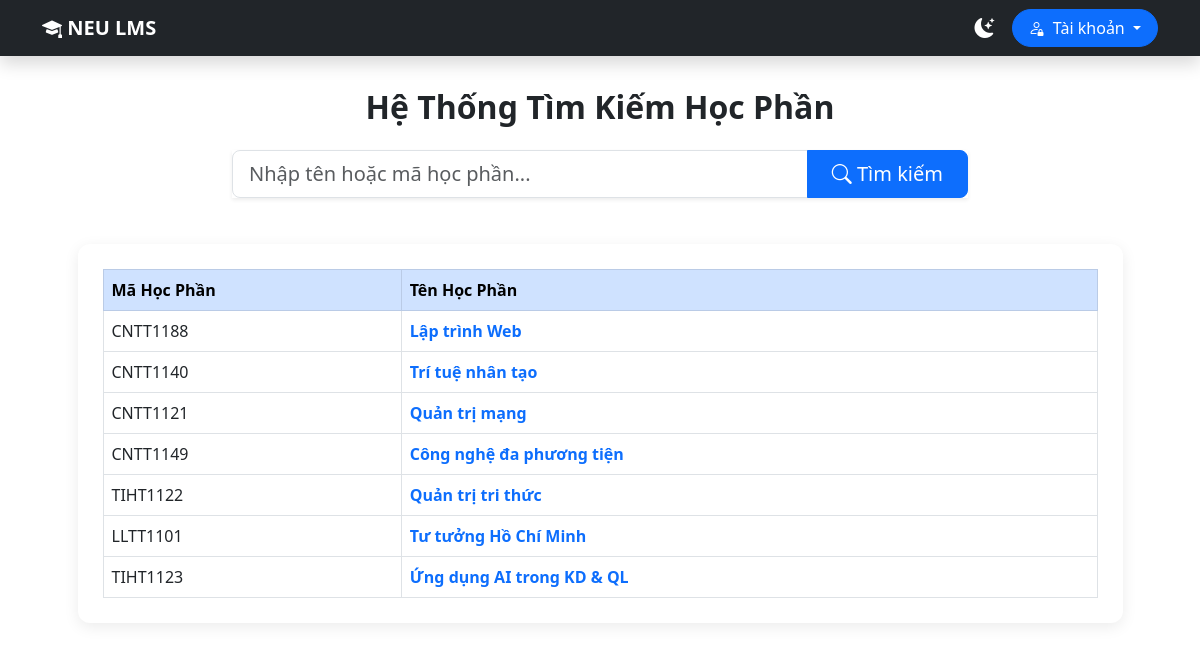
Screenshot of /search with the database file from the repository.
### tables this page shows
CREATE TABLE HocPhan (
    MaHocPhan TEXT PRIMARY KEY,
    TenHocPhan TEXT NOT NULL,
    SoTinChi INTEGER,
    GhiChu TEXT
);

### main.py (the view)
@app.route('/', methods=['GET', 'POST'])
@app.route('/search', methods=['GET', 'POST'])
def index():
    search_text = request.form.get('searchInput', '') if request.method == 'POST' else ""
    courses = []
    with get_db_connection() as conn:
        if search_text:
            query = "SELECT MaHocPhan, TenHocPhan FROM HocPhan WHERE TenHocPhan LIKE ? OR MaHocPhan LIKE ?"
            courses = conn.execute(query, (f'%{search_text}%', f'%{search_text}%')).fetchall()
        else:
            courses = conn.execute("SELECT * FROM HocPhan").fetchall()
    return render_template('Search.html', search_text=search_text, courses=courses)

### main.py (called while the page is built)
def get_db_connection():
    conn = sqlite3.connect(DB_PATH)
    conn.row_factory = sqlite3.Row
    return conn

### templates/Search.html (shortened to what this page needs)
{% extends "layout.html" %}
{% block content %}
<div class="container">
    <div class="row justify-content-center search-container">
        <div class="col-md-8 text-center">
            <h2 class="fw-bold text-body mb-4">Hệ Thống Tìm Kiếm Học Phần</h2>
            <form action="/search" method="POST" class="input-group mb-3 shadow-sm">
                <input type="text"
                       name="searchInput"
                       class="form-control form-control-lg"
                       placeholder="Nhập tên hoặc mã học phần..."
                       value="{{ search_text }}">
                <button class="btn btn-primary btn-lg px-4" type="submit">
                    <i class="bi bi-search"></i> Tìm kiếm
                </button>
            </form>
        </div>
    </div>
    <div class="row justify-content-center">
        <div class="col-md-11 table-container">
            {% if courses %}
                <div class="table-responsive">
                    <table class="table table-hover table-bordered align-middle mb-0">
                        <thead class="table-primary">
                            <tr>
                                <th scope="col" style="width: 30%;">Mã Học Phần</th>
                                <th scope="col" style="width: 70%;">Tên Học Phần</th>
                            </tr>
                        </thead>
                        <tbody>
                            {% for course in courses %}
                            <tr>
                                <td>{{ course.MaHocPhan }}</td>
                                <td>
                                    <a href="/course/{{ course.MaHocPhan }}" class="text-decoration-none fw-bold text-primary">
                                        {{ course.TenHocPhan }}
                                    </a>
                                </td>
                            </tr>
                            {% endfor %}
                        </tbody>
                    </table>
                </div>
            {% else %}
                <div class="alert alert-info text-center py-4 mb-0">
                    <i class="bi bi-exclamation-circle fs-4 d-block mb-2"></i>
                    Không tìm thấy dữ liệu phù hợp hoặc cơ sở dữ liệu đang trống.
                </div>
            {% endif %}
        </div>
    </div>
</div>
{% endblock %}

### templates/layout.html (style rules this page uses)
:root { --primary-color: #0d6efd; }
body { font-family: 'Segoe UI', sans-serif; transition: background-color 0.3s ease, color 0.3s ease; }
.table-container, .course-header, .lesson-item { background-color: var(--bs-body-bg); color: var(--bs-body-color); }

### templates/Search.html (style rules this page uses)
.search-container { margin-top: 30px; margin-bottom: 30px; }
.table-container { background: white; padding: 25px; border-radius: 12px; box-shadow: 0 4px 15px rgba(0,0,0,0.08); }

### rows the page displays
HocPhan: MaHocPhan "CNTT1188", TenHocPhan "Lập trình Web"
HocPhan: MaHocPhan "CNTT1140", TenHocPhan "Trí tuệ nhân tạo"
HocPhan: MaHocPhan "CNTT1121", TenHocPhan "Quản trị mạng"
HocPhan: MaHocPhan "CNTT1149", TenHocPhan "Công nghệ đa phương tiện"
HocPhan: MaHocPhan "TIHT1122", TenHocPhan "Quản trị tri thức"
HocPhan: MaHocPhan "LLTT1101", TenHocPhan "Tư tưởng Hồ Chí Minh"
HocPhan: MaHocPhan "TIHT1123", TenHocPhan "Ứng dụng AI trong KD & QL"
